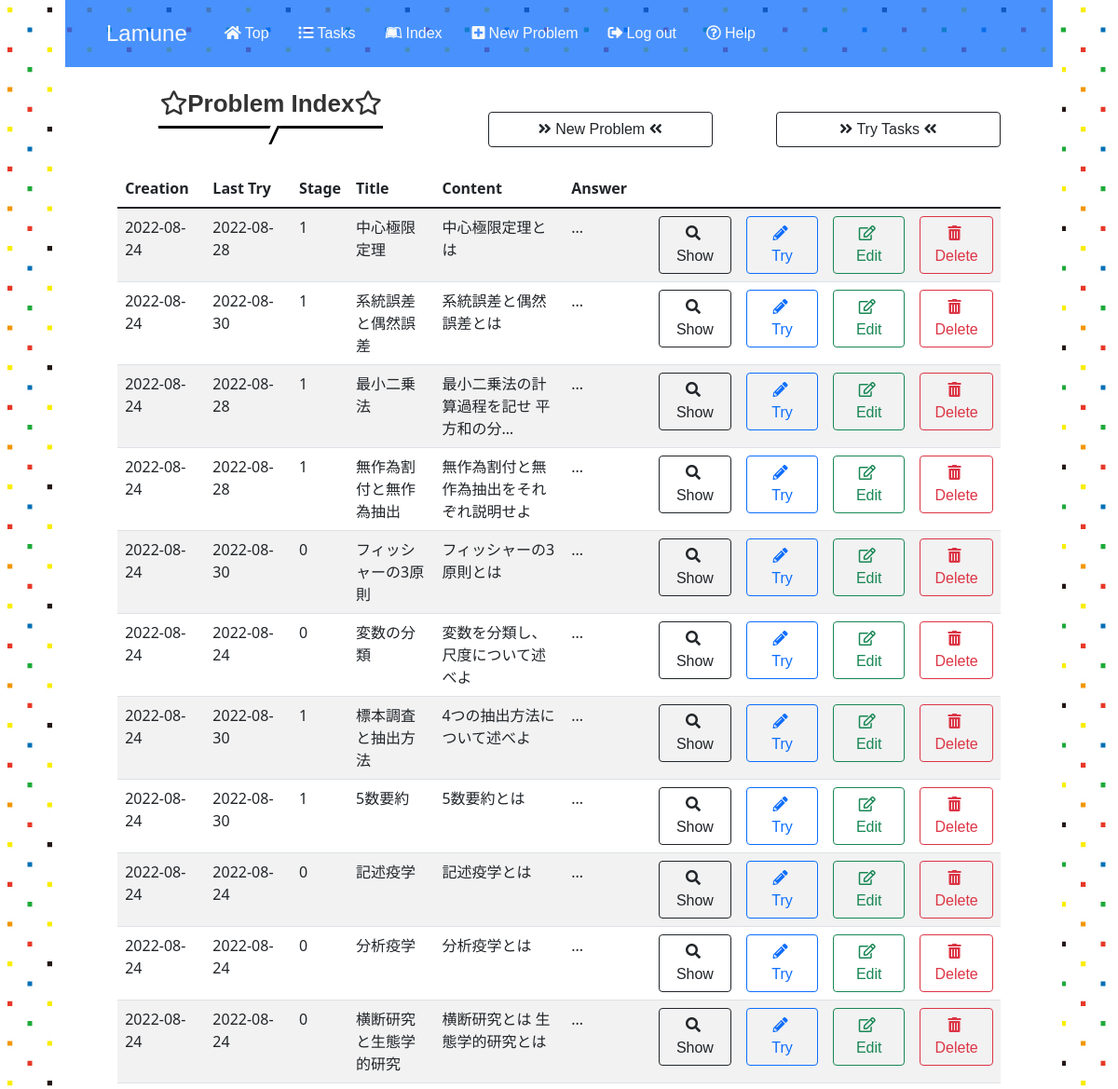
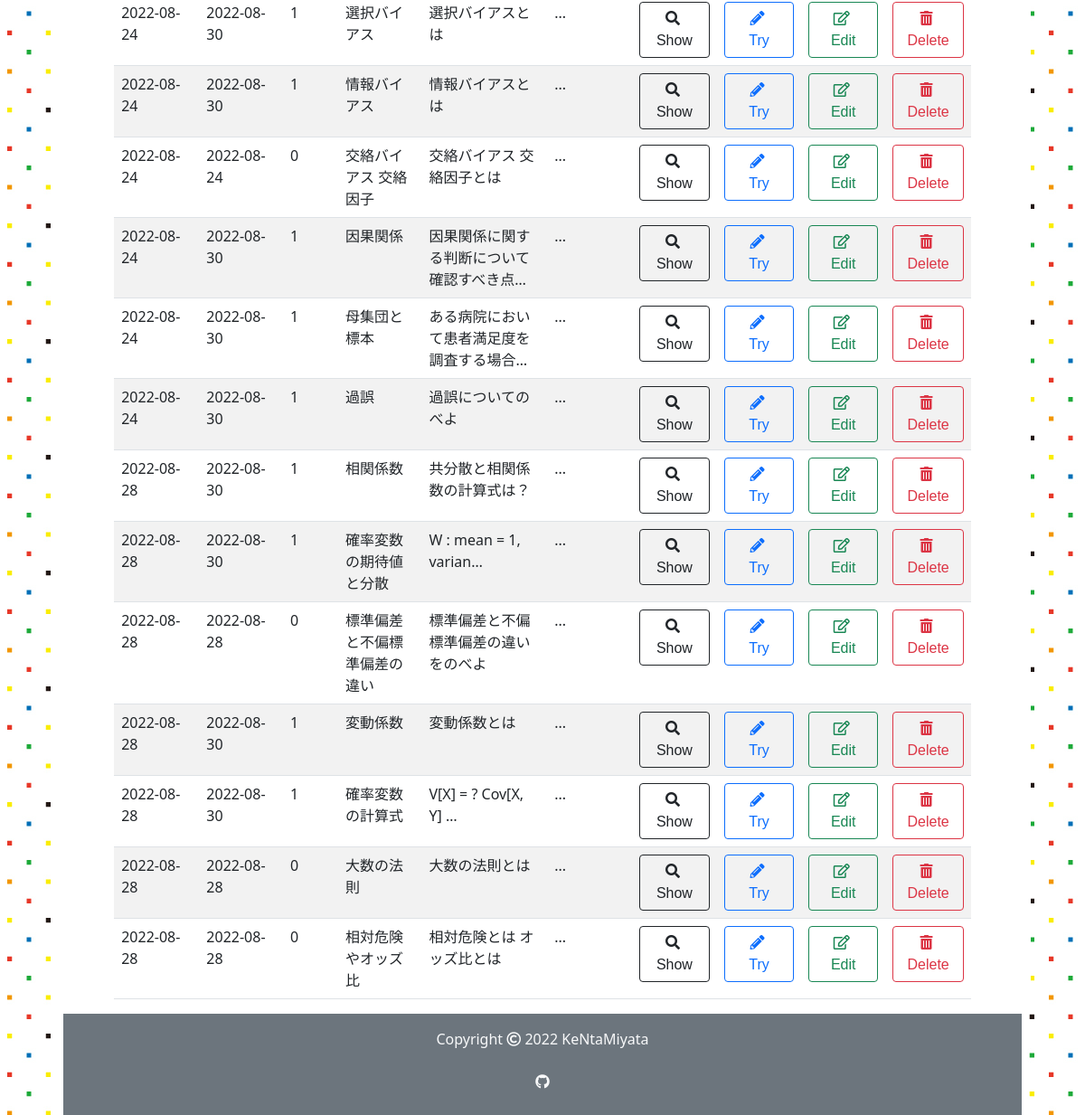
Screenshot of /3/index (signed in) with the database file from the repository (2 pictures, top to bottom).
### app.py (models this page shows)
class Problem(db.Model):
    id = db.Column(db.Integer, primary_key=True)
    user_id = db.Column(db.Integer, db.ForeignKey('user.id'), nullable=False)
    title = db.Column(db.String(50), nullable=False)
    body = db.Column(db.String(500), nullable=False)
    answer = db.Column(db.String(500), nullable=False)
    stage = db.Column(db.Integer, default=0)
    last_time = db.Column(db.DateTime, nullable=False,
                          default=datetime.datetime.now(pytz.timezone('Asia/Tokyo')))
    created_at = db.Column(db.DateTime, nullable=False,
                           default=datetime.datetime.now(pytz.timezone('Asia/Tokyo')))
    solved_history = db.Column(db.String)

### app.py (the view)
@app.route("/<int:user_id>/index", methods=["GET"])
@login_required
def index(user_id):
    if user_id != current_user.id:
        return apology("You can't look this page! Get out!", 401)
    my_problems = Problem.query.filter_by(user_id=user_id).all()
    user = current_user
    return render_template("index.html", problems=my_problems, user=user)

### app.py (called while the page is built)
@app.before_request
def before_request():
    session.permanent = True
    app.permanent_session_lifetime = datetime.timedelta(minutes=30)
    session.modified = True

@login_manager.user_loader
def load_user(user_id):
    return User.query.get(int(user_id))

### helpers.py (called while the page is built)
def show_datetime(t):
    return t.strftime('%Y-%m-%d')

### templates/index.html (shortened to what this page needs)
{% extends "layout.html" %}
{% block main %}
<div class="row">
    <div class="col-xl-3 col-md-4 col-12 offset-md-1 mt-4">
        <h2><i class="far fa-star"></i>Problem Index<i class="far fa-star"></i></h2>
    </div>
    <div class="col-md-3 offset-md-1 mt-5 d-none d-md-block">
        <a href="/{{user.id}}/new" class="btn btn-outline-dark btn--radius btn--cubic d-none d-md-block"><i class="fas fa-angle-double-right fa-position-left"></i> New Problem <i class="fas fa-angle-double-left fa-position-right"></i></a>
    </div>
    <div class="col-md-3 mx-auto mt-5 d-none d-md-block">
        <a href="/{{user.id}}/tasks" class="btn btn-outline-dark btn--radius btn--cubic d-none d-md-block"><i class="fas fa-angle-double-right fa-position-left"></i> Try Tasks <i class="fas fa-angle-double-left fa-position-right"></i></a>
    </div>
    <div class="col-11 mx-auto mt-4">
        <table class="table table-striped text-start index d-none d-md-block">
            <thead>
                <tr>
                    <th style="width: 10%">Creation</th>
                    <th style="width: 10%">Last Try</th>
                    <th style="width: 5%">Stage</th>
                    <th style="width: 10%">Title</th>
                    <th style="width: 15%">Content</th>
                    <th style="width: 10%">Answer</th>
                    <th style="width: 10%"></th>
                    <th style="width: 10%"></th>
                    <th style="width: 10%"></th>
                    <th style="width: 10%"></th>
                </tr>
            </thead>
            <tbody>
                {% for problem in problems %}
                <tr data-href="/{{ user.id }}/{{ problem.id }}">
                    <td>{{ problem.created_at | show_datetime }}</td>
                    <td>{{ problem.last_time | show_datetime }}</td>
                    <td>{{ problem.stage }}</td>
                    <td>{{ problem.title }}</td>
                    <td>
                    </td>
                    <td>...</td>
                    <td><a class="btn btn-outline-dark w-100" href="/{{ user.id }}/{{ problem.id }}"><i class="fas fa-search me-1"></i><span class="d-none d-md-block">Show</span></a></td>
                    <td><a class="btn btn-outline-primary w-100" href="/{{ user.id }}/{{ problem.id }}/trytry"><i class="fas fa-pencil-alt me-1"></i><span class="d-none d-md-block">Try</span></a></td>
                    <td><a class="btn btn-outline-success w-100" href="/{{ user.id }}/{{ problem.id }}/update"><i class="far fa-edit me-1"></i><span class="d-none d-md-block">Edit</span></a></td>
                    <td><a class="btn btn-outline-danger w-100" href="/{{ user.id }}/{{ problem.id }}/delete" onclick="return confirm_delete()"><i class="fas fa-trash-alt me-1"></i><span class="d-none d-md-block">Delete</span></a></td>
                </tr>
                {% endfor %}
            </tbody>
        </table>
    </div>
</div>
{% endblock %}

### static/stylesheet/styles.css (style rules this page uses)
* { padding: 0; margin: 0; box-sizing: border-box; }
a { text-decoration: none; }
.row { margin-left: 0; margin-right: 0; }
body { width: 90%; height: 100%; margin: 0 auto; background-image: url(../images/lamune_side_back.jpg); }
h1, h2, h3, .navbar-brand, .nav-link, .btn { font-family: Chalkduster, "Bradley Hand", "Segoe Print", sans-serif; }
h2 { position: relative; padding-bottom: 0.5rem; border-bottom: 3px solid black; background-color: white; color: #333; font-weight: bold; font-size: 26px; }
h2:before { position: absolute; top: 100%; left: 50%; transform: translateX(-50%) skew(-25deg); height: 20px; width: 10px; border-right: 3px solid black; background-color: white; content: ""; }

### rows the page displays
Problem: created_at|show_datetime "2022-08-24", last_time|show_datetime "2022-08-28", stage "1", title "中心極限定理"
Problem: created_at|show_datetime "2022-08-24", last_time|show_datetime "2022-08-30", stage "1", title "系統誤差と偶然誤差"
Problem: created_at|show_datetime "2022-08-24", last_time|show_datetime "2022-08-28", stage "1", title "最小二乗法"
Problem: created_at|show_datetime "2022-08-24", last_time|show_datetime "2022-08-28", stage "1", title "無作為割付と無作為抽出"
Problem: created_at|show_datetime "2022-08-24", last_time|show_datetime "2022-08-30", stage "0", title "フィッシャーの3原則"
Problem: created_at|show_datetime "2022-08-24", last_time|show_datetime "2022-08-24", stage "0", title "変数の分類"
Problem: created_at|show_datetime "2022-08-24", last_time|show_datetime "2022-08-30", stage "1", title "標本調査と抽出方法"
Problem: created_at|show_datetime "2022-08-24", last_time|show_datetime "2022-08-30", stage "1", title "5数要約"
Problem: created_at|show_datetime "2022-08-24", last_time|show_datetime "2022-08-24", stage "0", title "記述疫学"
Problem: created_at|show_datetime "2022-08-24", last_time|show_datetime "2022-08-24", stage "0", title "分析疫学"
Problem: created_at|show_datetime "2022-08-24", last_time|show_datetime "2022-08-24", stage "0", title "横断研究と生態学的研究"
Problem: created_at|show_datetime "2022-08-24", last_time|show_datetime "2022-08-30", stage "1", title "選択バイアス"
Problem: created_at|show_datetime "2022-08-24", last_time|show_datetime "2022-08-30", stage "1", title "情報バイアス"
Problem: created_at|show_datetime "2022-08-24", last_time|show_datetime "2022-08-24", stage "0", title "交絡バイアス 交絡因子"
Problem: created_at|show_datetime "2022-08-24", last_time|show_datetime "2022-08-30", stage "1", title "因果関係"
Problem: created_at|show_datetime "2022-08-24", last_time|show_datetime "2022-08-30", stage "1", title "母集団と標本"
Problem: created_at|show_datetime "2022-08-24", last_time|show_datetime "2022-08-30", stage "1", title "過誤"
Problem: created_at|show_datetime "2022-08-28", last_time|show_datetime "2022-08-30", stage "1", title "相関係数"
Problem: created_at|show_datetime "2022-08-28", last_time|show_datetime "2022-08-30", stage "1", title "確率変数の期待値と分散"
Problem: created_at|show_datetime "2022-08-28", last_time|show_datetime "2022-08-28", stage "0", title "標準偏差と不偏標準偏差の違い"
Problem: created_at|show_datetime "2022-08-28", last_time|show_datetime "2022-08-30", stage "1", title "変動係数"
Problem: created_at|show_datetime "2022-08-28", last_time|show_datetime "2022-08-30", stage "1", title "確率変数の計算式"
Problem: created_at|show_datetime "2022-08-28", last_time|show_datetime "2022-08-28", stage "0", title "大数の法則"
Problem: created_at|show_datetime "2022-08-28", last_time|show_datetime "2022-08-28", stage "0", title "相対危険やオッズ比"
